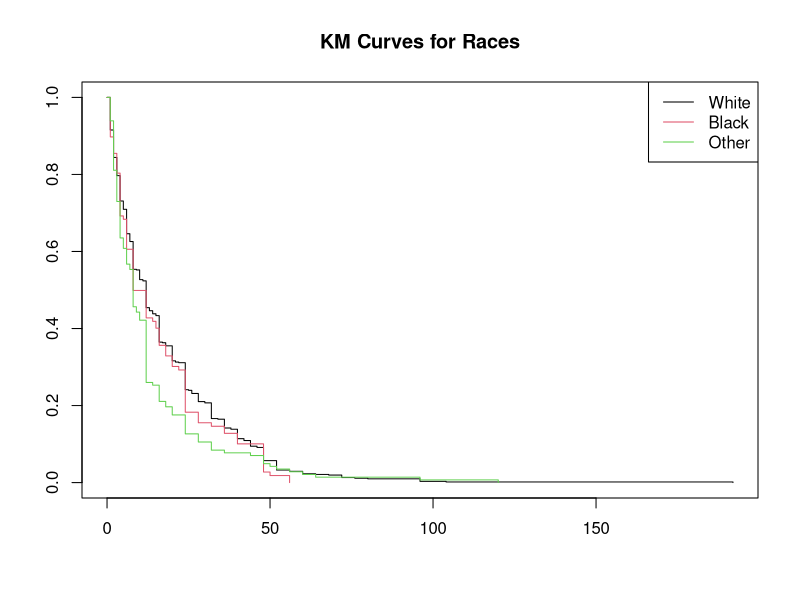
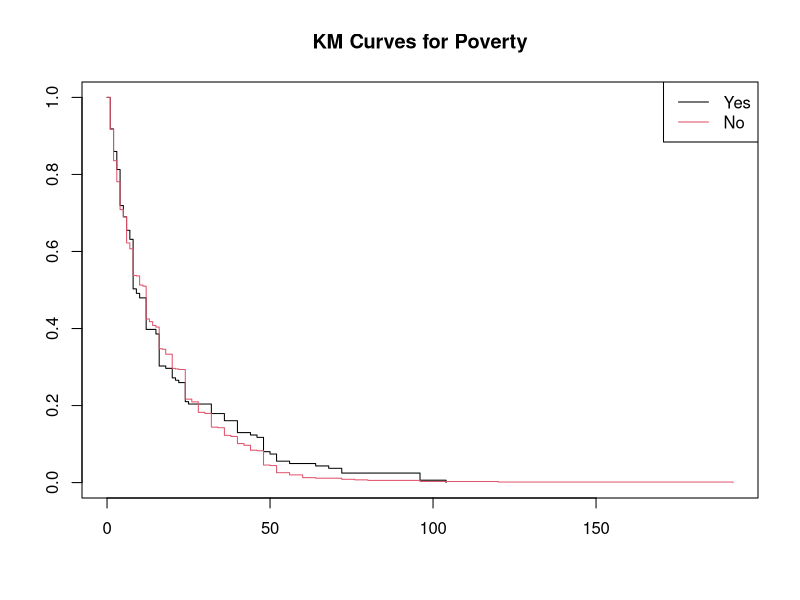
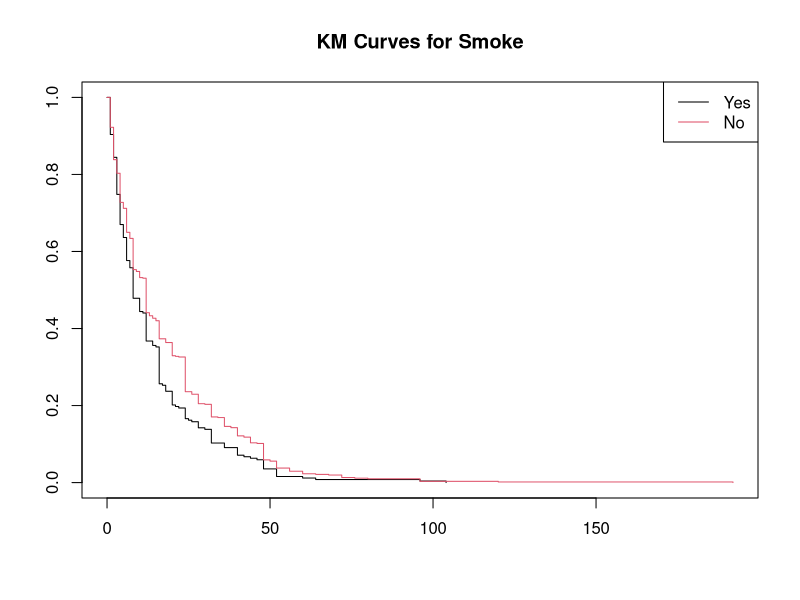
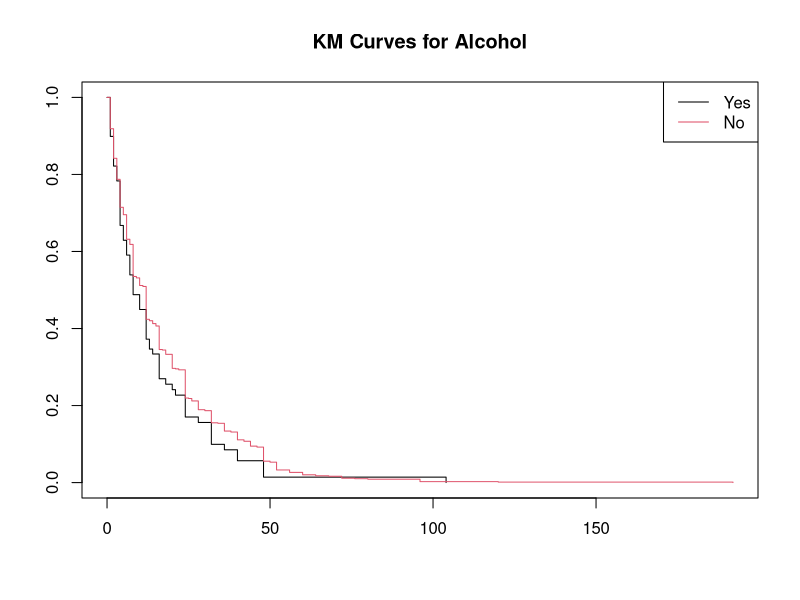
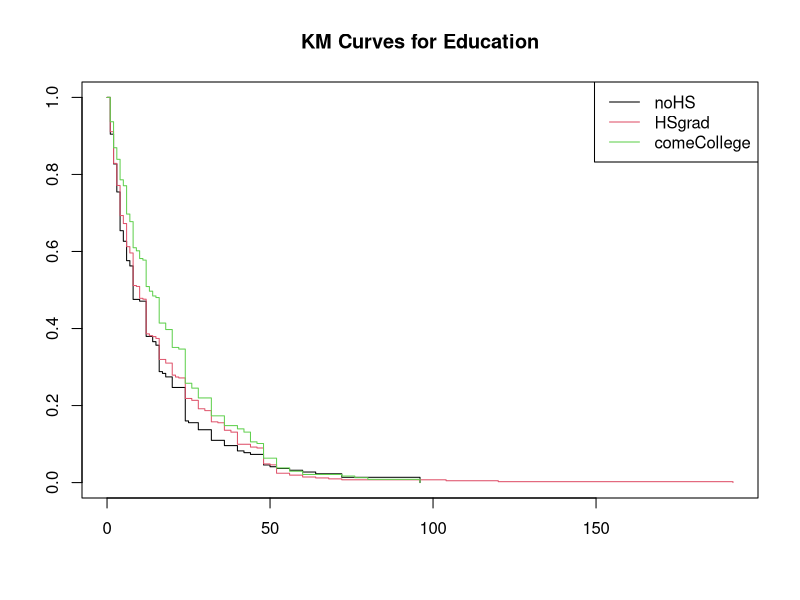
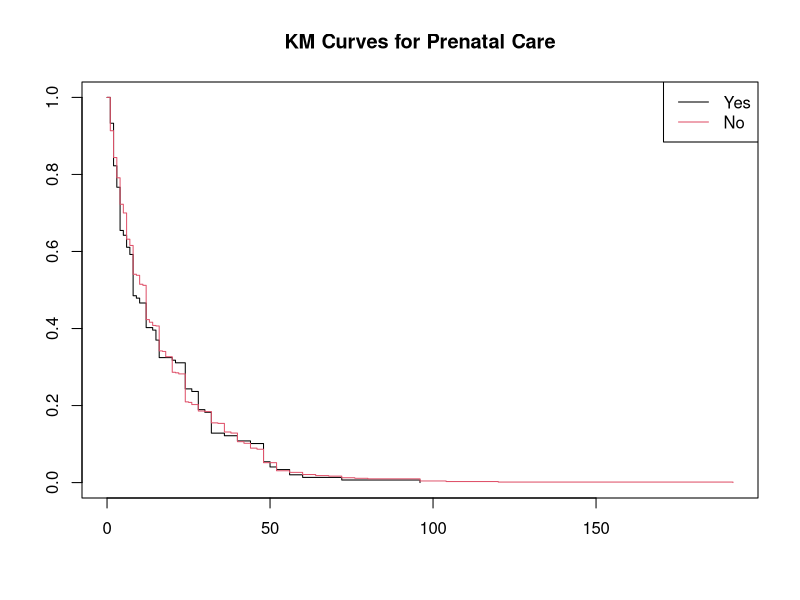
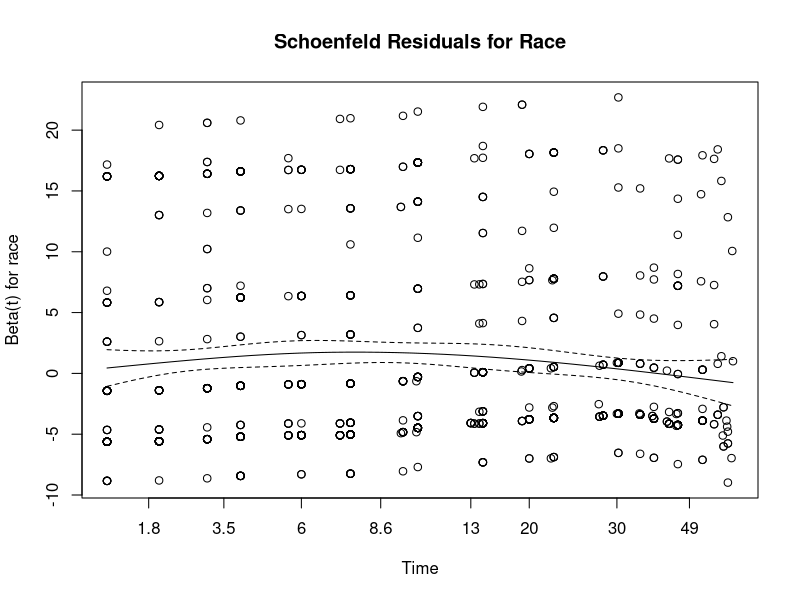
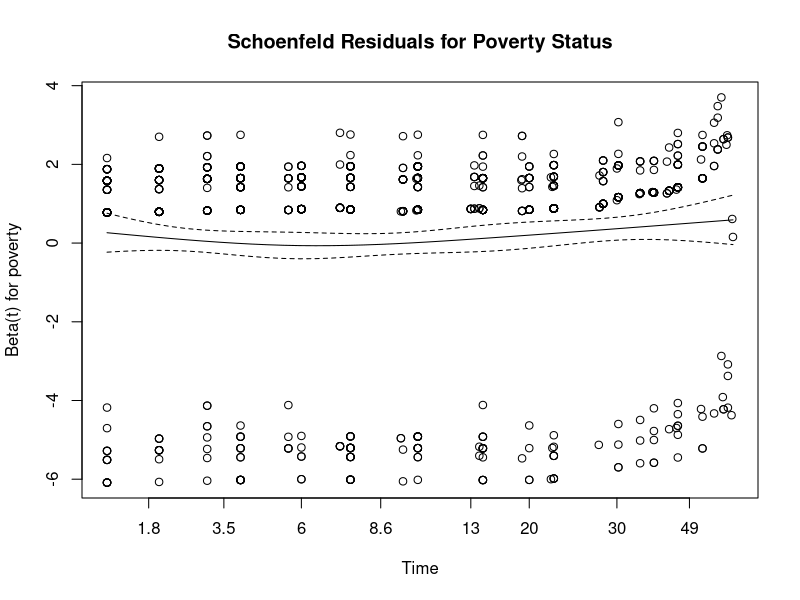

Recreate these plots in R, in order.
## ---- chunk 1
library(KMsurv)
library(survival)
library(dplyr)
### We're using Bfeed from KMsurv
data(bfeed)
## ---- chunk 2
# data processing
df <- bfeed %>% 
  mutate(race = case_when(race == 1 ~ "white",
                          race == 2 ~ "black", 
                          race == 3 ~ "other") %>% 
           factor(levels = c("white", "black", "other")),
         poverty = factor(poverty, levels = c(1,0), labels = c("yes", "no")),
         smoke = factor(smoke, levels = c(1,0), labels = c("yes", "no")),
         alcohol = factor(alcohol, levels = c(1,0), labels = c("yes", "no")),
         pc3mth = factor(pc3mth, levels = c(1,0), labels = c("yes", "no")),
        yschool = case_when(yschool < 12 ~ "noHS",
                             yschool == 12 ~ "HSgrad", 
                             yschool > 12 ~ "someCollege") %>% 
           factor(levels = c("noHS", "HSgrad", "someCollege"))
         )

str(df)


# survival object
surv <- Surv(df$duration, df$delta)
## ---- chunk 3
# check for stratification in race
KMcurves_race <- survfit(surv ~ race, data = df)
plot(KMcurves_race, col = 1:3, main = "KM Curves for Races")
legend("topright", legend = c("White", "Black", "Other"), col = 1:3, lty = 1)
## ---- chunk 4
KMcurves_poverty <- survfit(surv ~ poverty, data = df)
plot(KMcurves_poverty, col = 1:2, main = "KM Curves for Poverty")
legend("topright", legend = c("Yes", "No"), col = 1:2, lty = 1)
## ---- chunk 5
KMcurves_smoke <- survfit(surv ~ smoke, data = df)
plot(KMcurves_smoke, col = 1:2, main = "KM Curves for Smoke")
legend("topright", legend = c("Yes", "No"), col = 1:2, lty = 1)
## ---- chunk 6
KMcurves_alcohol <- survfit(surv ~ alcohol, data = df)
plot(KMcurves_alcohol, col = 1:2, main = "KM Curves for Alcohol")
legend("topright", legend = c("Yes", "No"), col = 1:2, lty = 1)
## ---- chunk 7
# check for stratification in race
KMcurves_yschool <- survfit(surv ~ yschool, data = df)
plot(KMcurves_yschool, col = 1:3, main = "KM Curves for Education")
legend("topright", legend = c("noHS", "HSgrad", "comeCollege"), col = 1:3, lty = 1)
## ---- chunk 8
KMcurves_pc3mth <- survfit(surv ~ pc3mth, data = df)
plot(KMcurves_pc3mth, col = 1:2, main = "KM Curves for Prenatal Care")
legend("topright", legend = c("Yes", "No"), col = 1:2, lty = 1)
## ---- chunk 9
# full model with everything
cox1 <- coxph(surv ~ race+poverty+smoke+alcohol+agemth+yschool+pc3mth, data=df)
summary(cox1)
AIC(cox1)
drop1(cox1)
## ---- chunk 10
# remove pc3mthno
cox2 <- coxph(surv ~ race+poverty+smoke+alcohol+agemth+yschool, data=df)
summary(cox2)
AIC(cox2)
drop1(cox2)


# remove agemth
cox3 <- coxph(surv ~ race+poverty+smoke+alcohol+yschool, data=df)
summary(cox3)
AIC(cox3)
drop1(cox3)


# remove alcohol
cox4 <- coxph(surv ~ race+poverty+smoke+yschool, data=df)
summary(cox4)
AIC(cox4)
drop1(cox4)

# remove yschool
# best final model!!!
cox5 <- coxph(surv ~ race+poverty+smoke, data=df)
summary(cox5)
AIC(cox5)
BIC(cox5)
drop1(cox5)

# remove poverty
cox6 <- coxph(surv ~ race+smoke, data=df)
summary(cox6)
AIC(cox6)
drop1(cox6)

print(summary(cox5))
## ---- chunk 11
cox7 <- coxph(surv ~ race*poverty*smoke, data=df)
summary(cox7)
AIC(cox7)
BIC(cox7)
drop1(cox7)
## ---- chunk 12
# Schoenfeld Residuals, test PH assumption
bfeed.zph <- cox.zph(cox5)
print(bfeed.zph)
plot(bfeed.zph[1], main = "Schoenfeld Residuals for Race")
plot(bfeed.zph[2], main = "Schoenfeld Residuals for Poverty Status")
plot(bfeed.zph[3], main = "Schoenfeld Residuals for Smoke Status")
## ---- chunk 13
bfeed.dfb <- residuals(cox5,type="dfbeta")
bfeed.preds <- predict(cox5)
## ---- chunk 14
# dfbeta for race
plot(bfeed.dfb[,1],xlab="Observation Number",ylab="dfbeta for Race", 
     ylim=c(-.03,.01), pch = 19, cex = 0.5, col = "orange")
text(bfeed.dfb[,1]+.0015, labels = rownames(df), cex = 0.8)
title("dfbeta Values by Observation Number for Race")
## ---- chunk 15
# dfbeta for poverty
plot(bfeed.dfb[,2],xlab="Observation Number",ylab="dfbeta for Poverty", 
     ylim=c(-.05,.02), pch = 19, cex = 0.5, col = "purple")
text(bfeed.dfb[,2]+.0025, labels = rownames(df), cex = 0.8)
title("dfbeta Values by Observation Number for Poverty")
## ---- chunk 16
# dfbeta for smoke
plot(bfeed.dfb[,3],xlab="Observation Number",ylab="dfbeta for Smoke", 
     ylim=c(-.02,.03), pch = 19, cex = 0.5, col = "green")
text(bfeed.dfb[,3]+.002, labels = rownames(df), cex = 0.8)
title("dfbeta Values by Observation Number for Smoke")
## ---- chunk 17
library(knitr)
outlier = c(119,489,849,18)
tabled <- df[outlier, ]

# Display the table using kable
kable(tabled, caption = "bfeed Data Outliers")
## ---- chunk 18
library(vcd)

# check for correlation


contingency_table <- table(df$race, df$poverty)
# chi-squre test
print(chisq.test(contingency_table))
# Calculate Cramér's V
print(assocstats(contingency_table)$cramer)       


contingency_table2 <- table(df$race, df$smoke)
print(chisq.test(contingency_table2))
print(assocstats(contingency_table2)$cramer)         ## highest association!!!

contingency_table3 <- table(df$poverty, df$smoke)
print(chisq.test(contingency_table3))
print(assocstats(contingency_table3)$cramer)
## ---- chunk 19
none_mod <- coxph(surv~1, data=df) ##model with only intercept
full_mod <- coxph(surv~race*poverty*smoke*alcohol*agemth*yschool*pc3mth, data=df) ##first order model with all predictors 
library(MASS)

#forward+backward selection based on AIC: 
stepAIC(none_mod, scope=list(upper=full_mod, lower = ~1), direction="both", k=2, trace = FALSE)
## ---- chunk 20
# try removing outlier
df2 <- df[-c(18,119,353,489,849), ]


# check for correlation after removing outlier
## ---- chunk 21
# stratified by race
none_mod <- coxph(surv~1, data=df) ##model with only intercept
full_mod <- coxph(surv~poverty*smoke*alcohol*agemth*yschool*pc3mth+strata(race), data=df) ##first order model with all predictors 

#forward+backward selection based on AIC: 
stepAIC(none_mod, scope=list(upper=full_mod, lower = ~1), direction="both", k=2, trace = FALSE)
## ---- chunk 22
# stratified by race
cox9 <- coxph(surv ~ smoke+poverty+strata(race), data=df)
summary(cox9)
AIC(cox9)
## ---- chunk 23
# stratified by smoke
cox10 <- coxph(surv ~ smoke+strata(race), data=df)
summary(cox10)
AIC(cox10)
## ---- chunk 24
cox_r <- coxph(surv ~ race, data=df)
summary(cox_r)
AIC(cox_r)

cox_s <- coxph(surv ~ smoke, data=df)
summary(cox_s)
AIC(cox_s)

cox_p <- coxph(surv ~ poverty, data=df)
summary(cox_p)
AIC(cox_p)

cox_y <- coxph(surv ~ yschool, data=df)
summary(cox_y)
AIC(cox_y)
